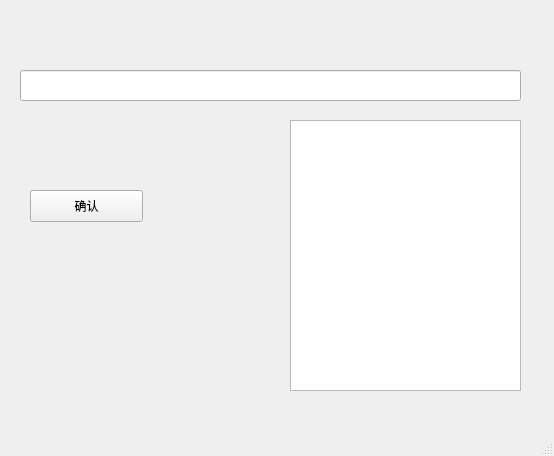
<?xml version="1.0" encoding="UTF-8"?>
<ui version="4.0">
 <class>MainWindow</class>
 <widget class="QMainWindow" name="MainWindow">
  <property name="geometry">
   <rect>
    <x>0</x>
    <y>0</y>
    <width>554</width>
    <height>456</height>
   </rect>
  </property>
  <property name="windowTitle">
   <string>Qt设计-01</string>
  </property>
  <widget class="QWidget" name="centralwidget">
   <widget class="QPushButton" name="pushButton">
    <property name="geometry">
     <rect>
      <x>30</x>
      <y>190</y>
      <width>113</width>
      <height>32</height>
     </rect>
    </property>
    <property name="text">
     <string>确认</string>
    </property>
   </widget>
   <widget class="QLineEdit" name="lineEdit">
    <property name="geometry">
     <rect>
      <x>20</x>
      <y>70</y>
      <width>501</width>
      <height>31</height>
     </rect>
    </property>
   </widget>
   <widget class="QPlainTextEdit" name="plainTextEdit">
    <property name="geometry">
     <rect>
      <x>290</x>
      <y>120</y>
      <width>231</width>
      <height>271</height>
     </rect>
    </property>
   </widget>
  </widget>
  <widget class="QStatusBar" name="statusbar"/>
 </widget>
 <resources/>
 <connections/>
</ui>
